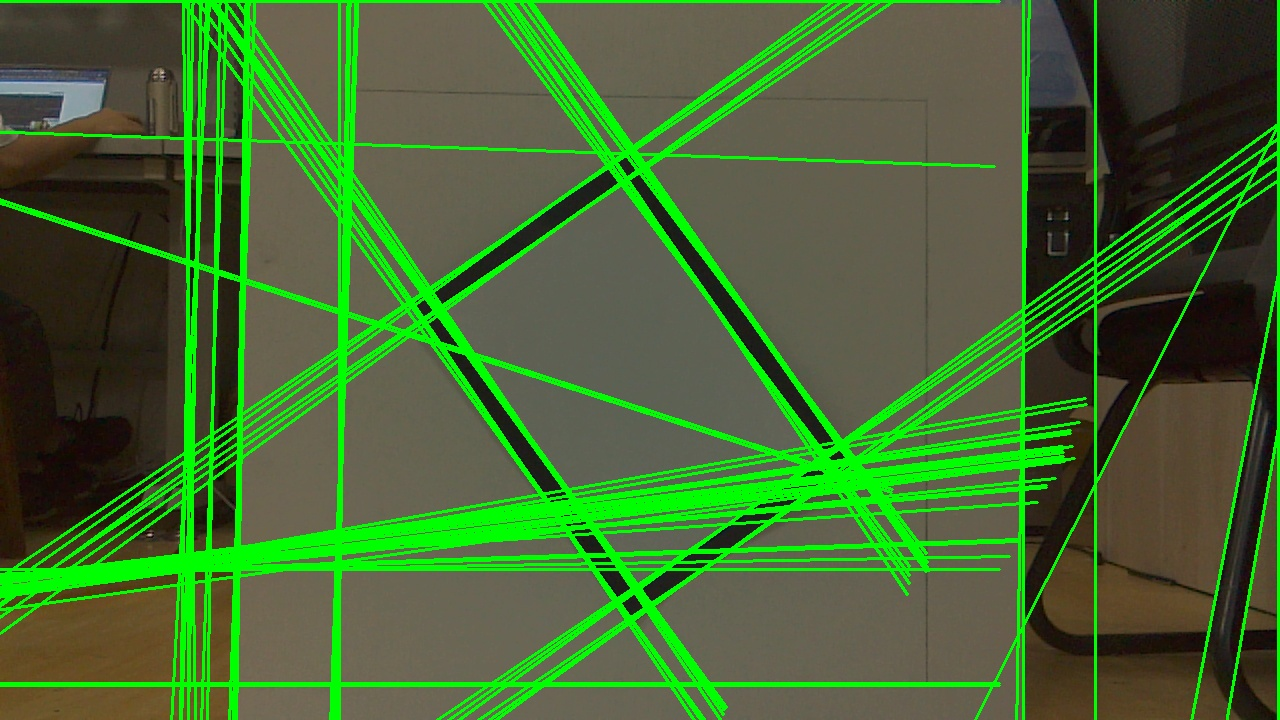
#> input picture data/04.jpg, 1280 x 720 px
$ python -i rectangle.py   (imports and definitions only)
#> lines starting #> are read from the running program, lines starting #| are printed output that depends on the picture; after the words box and inside, x2 and y2 are one past the last pixel; in counts of white or black regions, pixels touching at a corner belong together
#> further down, picture is the input picture: shape (720, 1280, 3); mean B, G, R 50, 104.3, 68
import cv2
import numpy as np

def get_rectangle(img: np.ndarray):
    # 获取黑色矩形靶
    img = img[50:800, 250:1000]
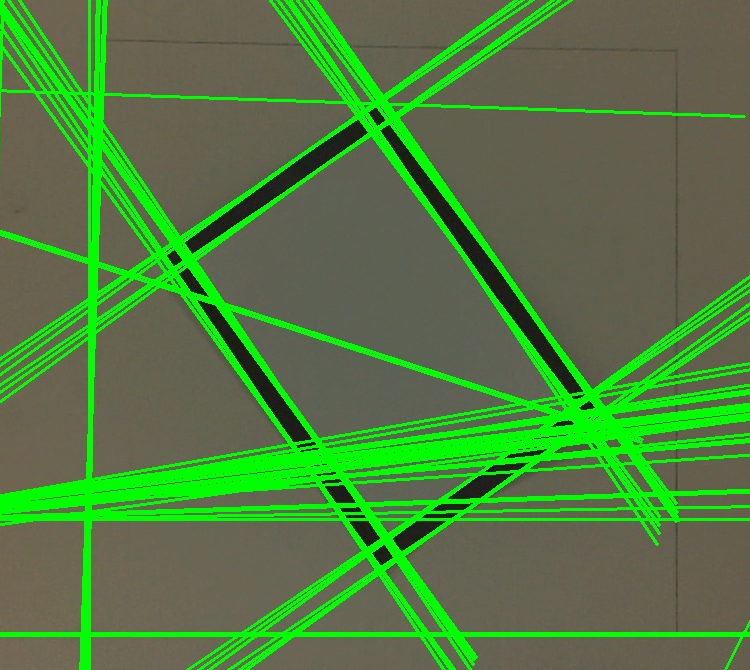
#> img: shape (670, 750, 3); mean of channels 0, 1, 2 64.4, 124.4, 80.1; drawn as B, G, R
    cai = img
    # 转灰度
    img = cv2.cvtColor(img, cv2.COLOR_BGR2GRAY)
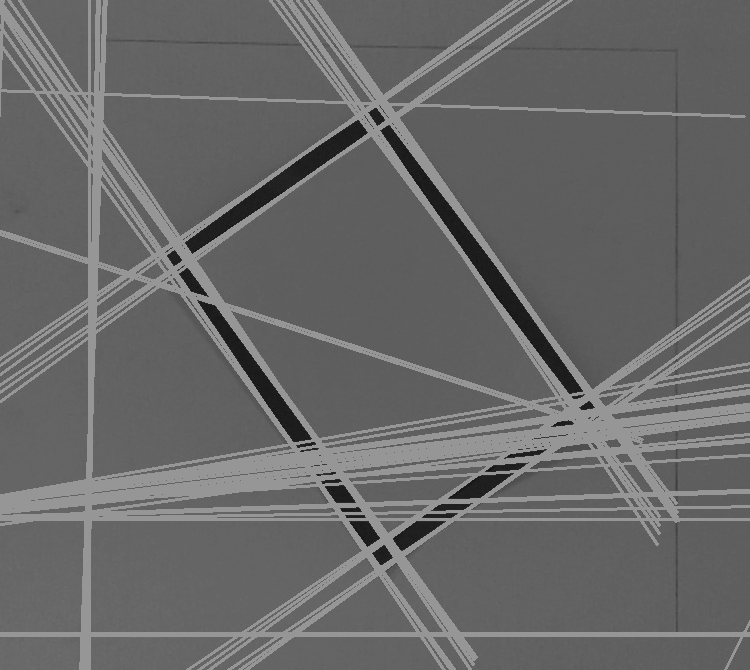
#> img: shape (670, 750); min 12, max 158, mean 104.3
    cv2.imwrite('data/out/01.jpg', img)
    # 二值化
    # ret, img = cv2.threshold(img, 50, 220, cv2.THRESH_BINARY)
    img = cv2.Canny(img, 50, 220)
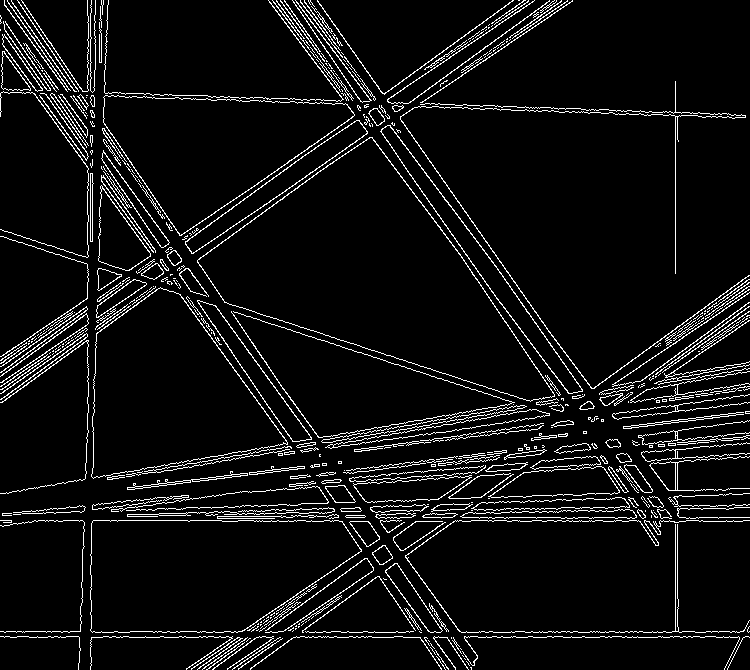
#> img: shape (670, 750); 6.6% white in thin lines or dots
    cv2.imwrite('data/out/02.jpg', img)
    # 轮廓检测，获取最外层矩形框的偏转角度angle
    contours, hier = cv2.findContours(img, cv2.RETR_EXTERNAL, cv2.CHAIN_APPROX_SIMPLE)
#> contours = 478 contours, 355 with area under 20; largest, box (x1, y1, x2, y2) and area: (197, 137, 555, 402) 42571, (90, 520, 362, 633) 24909, (91, 287, 288, 479) 23162, (103, 95, 355, 236) 19352, (380, 125, 583, 394) 4982
    for contour in contours:  #遍历轮廓
        # 近似轮廓为直边四边形
        approx = cv2.approxPolyDP(contour, 0.01 * cv2.arcLength(contour, True), True)
        # 如果近似的轮廓有四个顶点，认为是矩形
        if len(approx) == 4:
            # 计算矩形的旋转角度
            rect = cv2.minAreaRect(contour)
            angle = rect[2]
            # 在图像中绘制检测到的矩形
            cv2.drawContours(cai, [contour], 0, (0, 0, 255), 2)
            # 4个边角
            print([list(i[0]) for i in approx])
#> this loop made 478 passes
#> (contour, approx, rect, angle) on pass 13: ([[249, 638], [246, 641], [249, 638], [250, 638]], [[250, 638], [249, 638], [246, 641], [249, 638]], ((247.8, 639.3), (5, 0.6), -36.87), -36.87)
#> (approx, rect, angle) on passes 1, 26, 27, 30, 53, 55: ([[470, 667], [471, 668], [471, 669], [471, 667]], ((470.5, 668), (2, 1), -90), -90), ([[0, 636], [78, 636], [78, 669], [78, 636]], ((44.92, 638.5), (30.39, 84.69), -67.07), -67.07), ([[419, 631], [420, 632], [421, 632], [420, 632]], ((419.9, 631.7), (0.447, 2.24), -63.43), -63.43), ([[258, 629], [257, 630], [256, 630], [257, 630]], ((257.1, 629.7), (2.24, 0.447), -26.57), -26.57), ([[268, 616], [266, 618], [267, 617], [268, 617]], ((267.3, 617.3), (2.83, 0.707), -45), -45), ([[278, 612], [277, 613], [276, 613], [276, 614]], ((276.8, 612.8), (2.83, 0.707), -45), -45)
#| [[470, 667], [471, 668], [471, 669], [471, 667]]
#| [[250, 638], [249, 638], [246, 641], [249, 638]]
#| [[0, 636], [78, 636], [78, 669], [78, 636]]
#| [[419, 631], [420, 632], [421, 632], [420, 632]]
#| [[258, 629], [257, 630], [256, 630], [257, 630]]
#| [[268, 616], [266, 618], [267, 617], [268, 617]]
#| [[278, 612], [277, 613], [276, 613], [276, 614]]
#| [[383, 578], [384, 579], [386, 579], [384, 579]]
#> (further printed lines are left out)
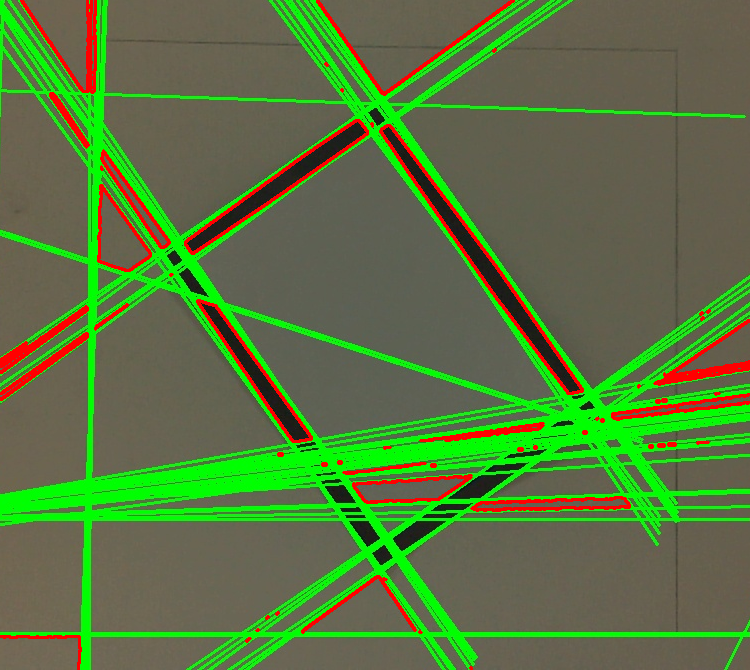
#> cai: shape (670, 750, 3); 3.76% of pixels changed, all inside (x1, y1, x2, y2) = (0, 0, 750, 670); drawn as B, G, R
        # [8 lines of commented-out code are left out]

    print("轮廓数量", len(contours))
#| 轮廓数量 478
    cv2.imwrite('data/out/05.jpg', cai)


def get_white(img: np.ndarray):
    """
    获取细小边界
    """
    img = img[50:800, 250:1000]
    cai = img
    gray = cv2.cvtColor(img, cv2.COLOR_BGR2GRAY)
    # 只保留图像中的黑线
    ret, gray = cv2.threshold(gray, 80, 210, cv2.THRESH_BINARY_INV)
    cv2.imwrite('data/out/gray.jpg', gray)
    # 霍夫变换
    lines = cv2.HoughLinesP(gray, 100, np.pi / 20,
                            threshold=0,
                            minLineLength=100,
                            maxLineGap=10 )
    """
    增加minLineLength参数：增加minLineLength参数的值可以过滤掉较短的线段，从而减少一些断点的影响。通过逐渐增加minLineLength的值，你可以选择保留长度适中的直线段。
    霍夫变换的阈值参数用于控制检测到的直线的数量。具体来说，它定义了在霍夫空间中曲线交点的最小投票数，投票数低于该阈值的直线将被忽略。
    较低的阈值将导致更多的直线被检测出来，包括一些噪声和不准确的线段。较高的阈值将筛选掉较少的直线，只保留较强和较明显的线段。
    """
    if  lines is None:
        print("line not found !!!!!!!!!!! ")
        return
    print(len(lines))
    for line in lines:
        x1 = line[0][0]
        y1 = line[0][1]
        x2 = line[0][2]
        y2 = line[0][3]
        cv2.line(cai, (x1, y1), (x2, y2), (0, 255, 0), 2)

    cv2.imwrite('data/out/lines.jpg', cai)


>>> import cv2
>>> picture = cv2.imread('../data/04.jpg')
>>> result = get_rectangle(picture)
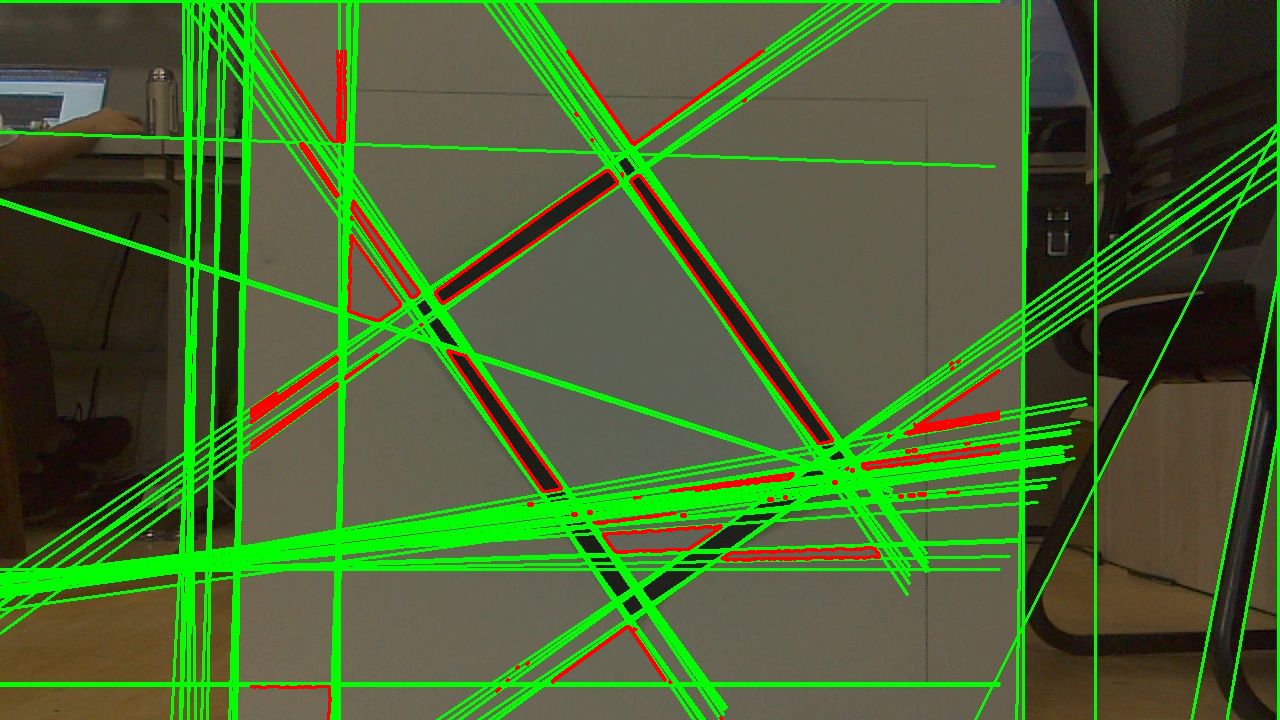
#> picture: shape (720, 1280, 3); 2.05% of pixels changed, all inside (x1, y1, x2, y2) = (250, 50, 1000, 720)
